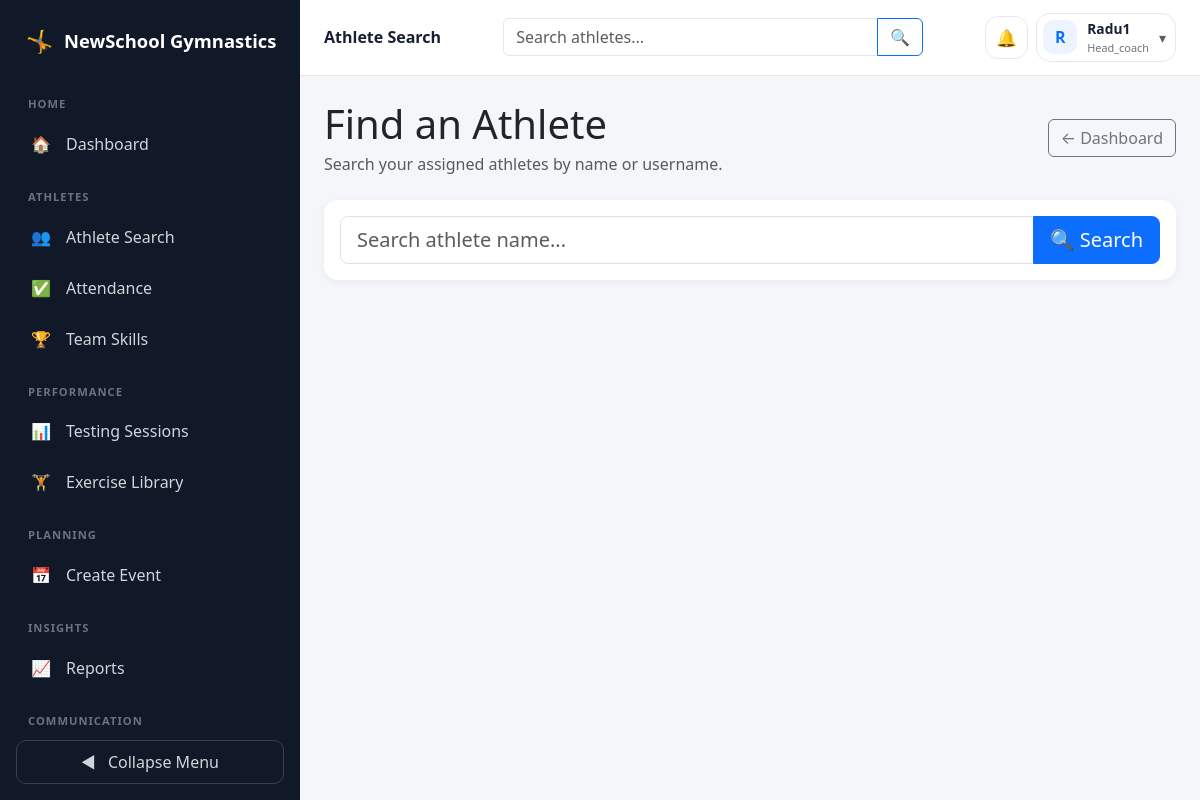
/coaches/athletes/search/ (signed in), run on the app's committed database.
### accounts/models.py (models this page shows)
class User(AbstractUser):
    ROLE_CHOICES = [
        ('admin', 'Admin'),
        ('head_coach', 'Head Coach'),
        ('coach', 'Coach'),
        ('athlete', 'Athlete'),
        ('parent', 'Parent'),
    ]
    role = models.CharField(max_length=20, choices=ROLE_CHOICES)

### coaches/views.py (the view, shortened to what this page needs)
@login_required
def athlete_search(request):
    if request.user.role not in ['coach', 'head_coach']:
        return render(request, 'coaches/not_allowed.html', {
            'role': request.user.role,
            'username': request.user.username,
        })
    query = request.GET.get('q', '').strip()
    if request.user.role == 'head_coach':
        athlete_ids = CoachAthleteAssignment.objects.values_list(
            'athlete_id',
            flat=True
        )
    results = User.objects.none()
    return render(request, 'coaches/athlete_search.html', {
        'query': query,
        'results': results,
    })

### communications/context_processors.py (called while the page is built)
def notification_context(request):
    if not request.user.is_authenticated:
        return {
            'global_notifications': [],
            'global_unread_notification_count': 0,
        }
    unread_notifications = (
        Notification.objects
        .filter(
            recipient=request.user,
            is_read=False
        )
        .order_by('-created_at')
    )
    return {
        'global_notifications': unread_notifications[:5],
        'global_unread_notification_count': (
            unread_notifications.count()
        ),
    }

### coaches/templates/coaches/athlete_search.html (shortened to what this page needs)
{% extends "base.html" %}
{% block page_header %}Athlete Search{% endblock %}
{% block content %}
<div class="d-flex justify-content-between align-items-center mb-4">
    <div>
        <h1 class="mb-1">Find an Athlete</h1>
        <p class="text-muted mb-0">
            Search your assigned athletes by name or username.
        </p>
    </div>
    <a href="{% url 'coach_dashboard' %}" class="btn btn-outline-secondary">
        ← Dashboard
    </a>
</div>
<div class="card mb-4">
    <div class="card-body">
        <form method="get" action="{% url 'athlete_search' %}">
            <div class="input-group input-group-lg">
                <input
                    type="search"
                    name="q"
                    value="{{ query }}"
                    class="form-control"
                    placeholder="Search athlete name..."
                    autofocus
                >
                <button class="btn btn-primary" type="submit">
                    🔍 Search
                </button>
            </div>
        </form>
    </div>
</div>
{% endblock %}

### templates/base.html (shortened to what this page needs)
<!DOCTYPE html>
<html lang="en">
<head>
    <link
        href="https://cdn.jsdelivr.net/npm/bootstrap@5.3.3/dist/css/bootstrap.min.css"
        rel="stylesheet"
    >
</head>
<body>
<div class="d-flex app-shell">
    <nav
        class="sidebar"
        id="sidebar"
    >
        <div class="sidebar-brand">
            <span class="sidebar-brand-icon">
                🤸
            </span>
            <span class="brand-text">
                NewSchool Gymnastics
            </span>
        </div>
        <div class="sidebar-navigation">
            {% if user.is_authenticated %}
                {% if user.role == 'coach' or user.role == 'head_coach' %}
                    <div class="sidebar-section">
                        Home
                    </div>
                    <a
                        href="{% url 'coach_dashboard' %}"
                        class="sidebar-link"
                        title="Dashboard"
                    >
                        <span class="sidebar-icon">
                            🏠
                        </span>
                        <span class="sidebar-label">
                            Dashboard
                        </span>
                    </a>
                    <div class="sidebar-section">
                        Athletes
                    </div>
                    <a
                        href="{% url 'athlete_search' %}"
                        class="sidebar-link"
                        title="Athlete Search"
                    >
                        <span class="sidebar-icon">
                            👥
                        </span>
                        <span class="sidebar-label">
                            Athlete Search
                        </span>
                    </a>
                    <a
                        href="{% url 'take_attendance' %}"
                        class="sidebar-link"
                        title="Attendance"
                    >
                        <span class="sidebar-icon">
                            ✅
                        </span>
                        <span class="sidebar-label">
                            Attendance
                        </span>
                    </a>
                    <a
                        href="{% url 'team_skills_dashboard' %}"
                        class="sidebar-link"
                        title="Team Skills"
                    >
                        <span class="sidebar-icon">
                            🏆
                        </span>
                        <span class="sidebar-label">
                            Team Skills
                        </span>
                    </a>
                    <div class="sidebar-section">
                        Performance
                    </div>
                    <a
                        href="{% url 'testing_session_list' %}"
                        class="sidebar-link"
                        title="Testing Sessions"
                    >
                        <span class="sidebar-icon">
                            📊
                        </span>
                        <span class="sidebar-label">
                            Testing Sessions
                        </span>
                    </a>
                    <a
                        href="{% url 'testing_exercise_list' %}"
                        class="sidebar-link"
                        title="Exercise Library"
                    >
                        <span class="sidebar-icon">
                            🏋️
                        </span>
                        <span class="sidebar-label">
                            Exercise Library
                        </span>
                    </a>
                    <div class="sidebar-section">
                        Planning
                    </div>
                    <a
                        href="{% url 'add_event' %}"
                        class="sidebar-link"
                        title="Create Event"
                    >
                        <span class="sidebar-icon">
                            📅
                        </span>
                        <span class="sidebar-label">
                            Create Event
                        </span>
                    </a>
                    <div class="sidebar-section">
                        Insights
                    </div>
                    <a
                        href="{% url 'report_center' %}"
                        class="sidebar-link"
                        title="Reports Center"
                    >
                        <span class="sidebar-icon">
                            📈
                        </span>
                        <span class="sidebar-label">
                            Reports
                        </span>
                    </a>
                {% endif %}
                <div class="sidebar-section">
                    Communication
                </div>
            {% endif %}
        </div>
        <div class="sidebar-toggle-wrapper">
            <button
                type="button"
                class="sidebar-toggle"
                id="sidebar-toggle"
            >
                <span id="toggle-icon">
                </span>
                <span
                    class="toggle-label ms-2"
                    id="toggle-label"
                >
                </span>
            </button>
        </div>
    </nav>
    <div class="main-area">
        <header class="topbar">
            <div class="d-flex flex-wrap justify-content-between align-items-center gap-3">
                <div class="d-flex align-items-center gap-3">
                    <div class="topbar-title">
                        {% block page_header %}{% endblock %}
                    </div>
                </div>
                {% if user.is_authenticated %}
                    {% if user.role == 'coach' or user.role == 'head_coach' %}
                        <form
                            method="get"
                            action="{% url 'athlete_search' %}"
                            class="topbar-search"
                        >
                            <div class="input-group">
                                <input
                                    type="search"
                                    name="q"
                                    class="form-control"
                                    placeholder="Search athletes..."
                                    aria-label="Search athletes"
                                >
                                <button
                                    class="btn btn-outline-primary"
                                    type="submit"
                                    aria-label="Search"
                                >
                                    🔍
                                </button>
                            </div>
                        </form>
                    {% endif %}
                {% endif %}
                {% if user.is_authenticated %}
                    <div class="d-flex align-items-center gap-2">
                        <div class="dropdown">
                            <button
                                class="notification-bell-button"
                                type="button"
                                data-bs-toggle="dropdown"
                                data-bs-auto-close="outside"
                                aria-expanded="false"
                                aria-label="Open notifications"
                            >
                                🔔
                            </button>
                        </div>
                        <div class="dropdown">
                            <button
                                class="user-menu-button"
                                type="button"
                                data-bs-toggle="dropdown"
                                aria-expanded="false"
                            >
                                <span class="user-avatar">
                                    {% if user.first_name %}
                                        {{ user.first_name|first }}
                                    {% else %}
                                        {{ user.username|first }}
                                    {% endif %}
                                </span>
                                <span class="user-menu-details text-start">
                                    <span class="user-menu-name d-block">
                                        {% if user.get_full_name %}
                                            {{ user.get_full_name }}
                                        {% else %}
                                            {{ user.username }}
                                        {% endif %}
                                    </span>
                                    <span class="user-menu-role d-block">
                                        {{ user.role|default:"User" }}
                                    </span>
                                </span>
                                <span class="text-muted small">
                                    ▾
                                </span>
                            </button>
                        </div>
                    </div>
                {% endif %}
            </div>
        </header>
        <main class="main-content">
            {% block content %}
            {% endblock %}
        </main>
    </div>
</div>
</body>
</html>

### templates/base.html (style rules this page uses)
:root { --app-background: #f5f6fa; --sidebar-background: #111827; --sidebar-hover: #1f2937; --sidebar-border: #273244; --sidebar-text: #d1d5db; --sidebar-muted: #6b7280; --topbar-border: #e5e7eb; --primary-soft: #eef4ff; }
body { min-height: 100vh; margin: 0; background: var(--app-background); overflow-x: hidden; }
.app-shell { min-height: 100vh; }
.sidebar { position: sticky; top: 0; width: 300px; height: 100vh; display: flex; flex-direction: column; flex-shrink: 0; overflow: hidden; padding: 16px; background: var(--sidebar-background); transition: width 0.25s ease; }
.sidebar-brand { display: flex; align-items: center; gap: 10px; min-height: 58px; padding: 10px 8px 18px; color: white; font-size: 1.15rem; font-weight: 800; white-space: nowrap; }
.sidebar-brand-icon { width: 30px; text-align: center; flex-shrink: 0; font-size: 1.35rem; }
.sidebar-navigation { flex-grow: 1; overflow-x: hidden; overflow-y: auto; padding-bottom: 12px; }
.sidebar-section { margin: 22px 12px 8px; color: var(--sidebar-muted); font-size: 0.7rem; font-weight: 800; letter-spacing: 0.09em; text-transform: uppercase; white-space: nowrap; }
.sidebar-link { position: relative; display: flex; align-items: center; gap: 12px; margin-bottom: 5px; padding: 11px 12px; border-radius: 10px; color: var(--sidebar-text); text-decoration: none; white-space: nowrap; transition: color 0.2s ease, background-color 0.2s ease; }
.sidebar-icon { position: relative; width: 26px; min-width: 26px; text-align: center; flex-shrink: 0; }
.sidebar-label { overflow: hidden; text-overflow: ellipsis; }
.sidebar-toggle-wrapper { padding-top: 10px; }
.sidebar-toggle { width: 100%; padding: 9px 12px; border: 1px solid #374151; border-radius: 10px; background: transparent; color: var(--sidebar-text); }
.main-area { min-width: 0; flex-grow: 1; }
.topbar { position: sticky; top: 0; z-index: 1020; min-height: 72px; padding: 13px 24px; border-bottom: 1px solid var(--topbar-border); background: rgba(255, 255, 255, 0.96); backdrop-filter: blur(12px); }
.topbar-title { color: #172033; font-weight: 800; }
.main-content { padding: 24px; }
.card { border: 0; border-radius: 14px; box-shadow: 0 2px 8px rgba(0, 0, 0, 0.05); }
.topbar-search { width: min(420px, 100%); }
.topbar-search .form-control { border-color: #e3e7ed; }
.notification-bell-button { position: relative; width: 43px; height: 43px; display: inline-flex; align-items: center; justify-content: center; padding: 0; border: 1px solid #e5e7eb; border-radius: 13px; background: white; font-size: 1.05rem; }
.user-menu-button { display: flex; align-items: center; gap: 10px; padding: 5px 9px 5px 6px; border: 1px solid #e5e7eb; border-radius: 14px; background: white; }
.user-avatar { width: 34px; height: 34px; display: inline-flex; align-items: center; justify-content: center; border-radius: 11px; background: var(--primary-soft); color: #0d6efd; font-weight: 800; text-transform: uppercase; }
.user-menu-name { max-width: 145px; overflow: hidden; color: #172033; font-size: 0.86rem; font-weight: 750; text-overflow: ellipsis; white-space: nowrap; }
.user-menu-role { color: #6c757d; font-size: 0.68rem; text-transform: capitalize; }

### data on the page
User: username|first "R", username "Radu1", role "Head_coach"
